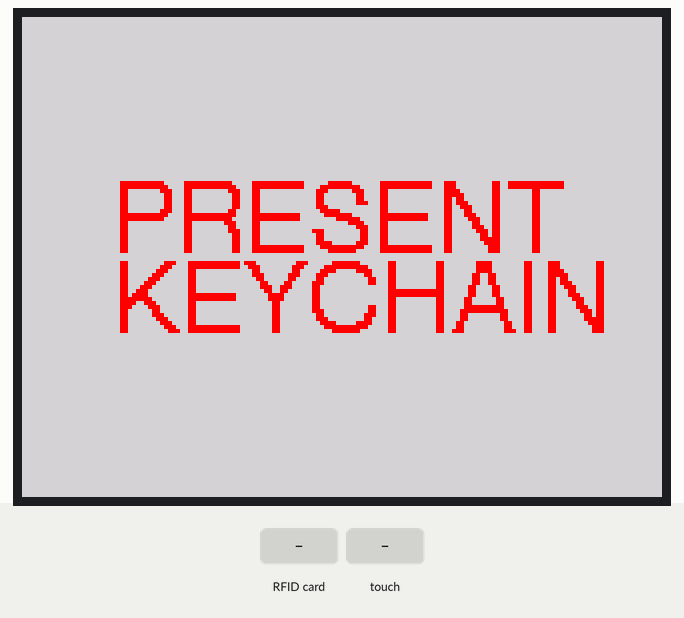
Recording of a sketch running on a simulated ESP32. Shown: 320×240 colour display. The inputs (shaded band) are chosen by the test bench. Storage starts empty; what the sketch prints to the serial monitor is not drawn.

Above: at 1.5 s.
1.6 s: RFID card 33 D9 8E 36 held to the reader
At 2.1 s:
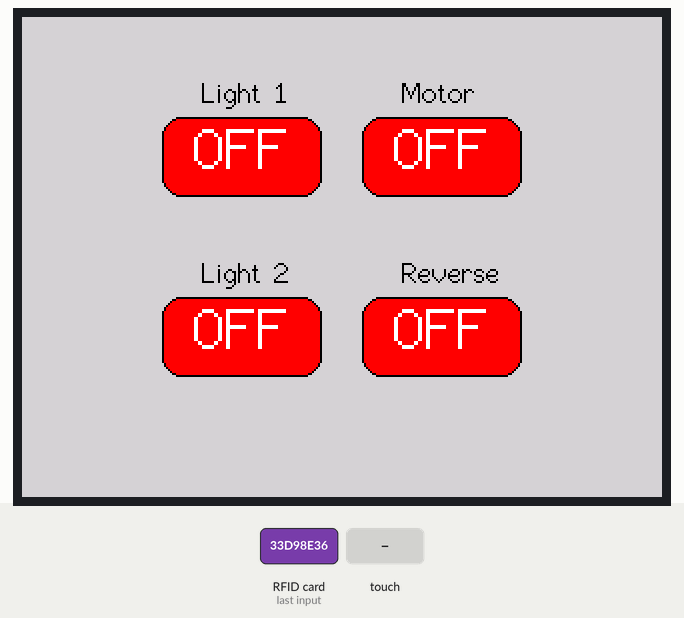
3.2 s: screen touched at 38 % across, 30 % down
At 4.3 s:
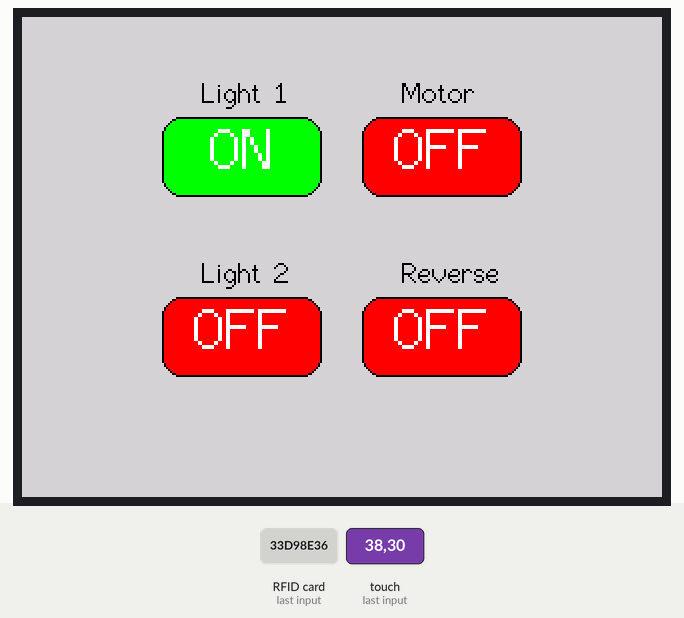
4.7 s: screen touched at 62 % across, 30 % down
At 5.8 s:
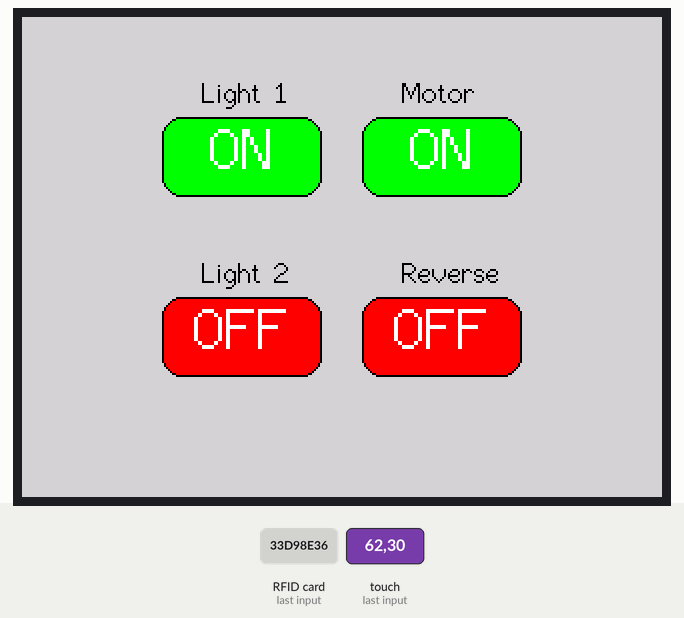
6.2 s: screen touched at 62 % across, 70 % down
At 7.4 s:
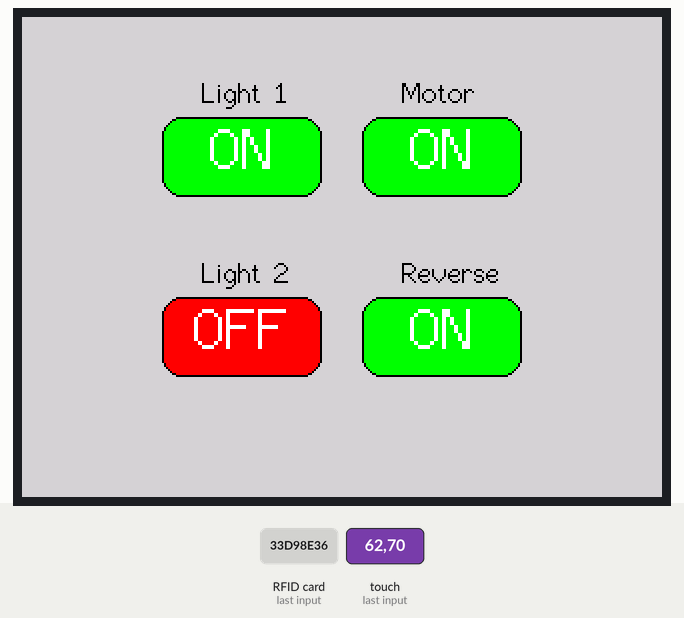
Timing chart, 0 to 8.7 s (numbered marks = the images above; inputs shaded):
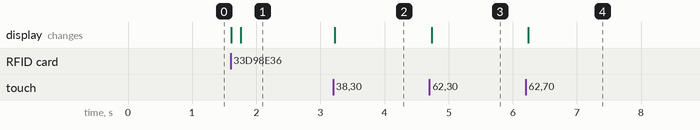

The sketch:

esp32_sender.ino
```cpp
#include <esp_now.h>
#include <WiFi.h>
#include <SPI.h>
#include <TFT_eSPI.h>
#include <FS.h>
#include <MFRC522v2.h>
#include <MFRC522DriverSPI.h>
#include <MFRC522DriverPinSimple.h>

// This is the file name used to store the calibration data
// You can change this to create new calibration files.
// The SPIFFS file name must start with "/".
#define CALIBRATION_FILE "/TouchCalData1"

// Set REPEAT_CAL to true instead of false to run calibration
// Repeat calibration if you change the screen rotation.
#define REPEAT_CAL false

// MUST CHANGE: MAC address of receivers ------------------------------------------------------------------------------------------------------------
uint8_t broadcastAddressOne[] = {0x00, 0x4b, 0x12, 0x3c, 0x31, 0xc8};
uint8_t broadcastAddressTwo[] = {0x00, 0x4b, 0x12, 0x3a, 0xbb, 0x50};

// MUST CHANGE: RFID Card UID -------------------------------------------------------------------------------------------------------------------------
const byte allowedUid[] = {0x33, 0xD9, 0x8E, 0x36};

// Present RFID key to unlock remote
bool RFID_LOCKED = true;
bool lockScreenDrawn = false;

// RFID
MFRC522DriverPinSimple ss_pin(22);
MFRC522DriverSPI driver{ss_pin};
MFRC522 mfrc522{driver};

// ESP-NOW
typedef struct struct_message
{
  bool status = false; // false = off, true = on
  String objectName = "N/A";
} struct_message;

esp_now_peer_info_t peerInfo;

// TFT
TFT_eSPI tft = TFT_eSPI();

struct ComponentButton
{
  TFT_eSPI_Button btn;
  int16_t x, y, w, h;
  uint16_t outline, fill, textcolor;
  char* label;
  uint8_t textsize;
  char* displayName;
  uint8_t* receiverMac;
  struct_message data; // optional parameter, as it will be generated
};

ComponentButton lightOneButton = {TFT_eSPI_Button(), 110, 70, 80, 40, TFT_BLACK, TFT_RED, TFT_WHITE, "OFF", 2, "Light 1",  broadcastAddressOne};
ComponentButton lightTwoButton = {TFT_eSPI_Button(), 110, 160, 80, 40, TFT_BLACK, TFT_RED, TFT_WHITE, "OFF", 2, "Light 2", broadcastAddressTwo};
ComponentButton motorButton = {TFT_eSPI_Button(), 210, 70, 80, 40, TFT_BLACK, TFT_RED, TFT_WHITE, "OFF", 2, "Motor", broadcastAddressTwo};
ComponentButton motorDirectionButton = {TFT_eSPI_Button(), 210, 160, 80, 40, TFT_BLACK, TFT_RED, TFT_WHITE, "OFF", 2, "Reverse", broadcastAddressTwo};

static bool wasPressed = false;
bool drawnUI = false;

void setup() {
  Serial.begin(115200);
  while (!Serial);

  // RFID
  mfrc522.PCD_Init();

  // ESP-NOW
  WiFi.mode(WIFI_STA);

  if (esp_now_init() != ESP_OK)
  {
    Serial.println("Error initializing ESP-NOW");
    return;
  }

  esp_now_register_send_cb(esp_now_send_cb_t(OnDataSent));

  peerInfo.channel = 0;
  peerInfo.encrypt = false;

    // Peer 1
  memcpy(peerInfo.peer_addr, broadcastAddressOne, 6);
  if (esp_now_add_peer(&peerInfo) != ESP_OK)
  {
    Serial.println("Failed to add peer");
    return;
  }

    // Peer 2
  memcpy(peerInfo.peer_addr, broadcastAddressTwo, 6);
  if (esp_now_add_peer(&peerInfo) != ESP_OK)
  {
    Serial.println("Failed to add peer");
    return;
  }

  // TFT
  tft.init();
  tft.setRotation(3);
  touch_calibrate();
  tft.fillScreen(TFT_LIGHTGREY);
}

void loop()
{
  if (RFID_LOCKED)
  {
    if (!lockScreenDrawn)
      drawLockScreen();

    if (!mfrc522.PICC_IsNewCardPresent())
      return;

    if (!mfrc522.PICC_ReadCardSerial())
      return;

    if (mfrc522.uid.size != 4) return;
    for (byte i=0;i<4;i++)
    {
      if (mfrc522.uid.uidByte[i] != allowedUid[i])
        return;
    }

    RFID_LOCKED = false;
    tft.fillScreen(TFT_LIGHTGREY);

    // deselects MFRC522
    pinMode(22, OUTPUT);
    digitalWrite(22, HIGH);
  }
  else
  {
    if (!drawnUI)
    {
      ComponentDrawButton(lightOneButton);
      ComponentDrawButton(lightTwoButton);
      ComponentDrawButton(motorButton);
      ComponentDrawButton(motorDirectionButton);
      drawnUI = true;
    }
    uint16_t tx = 0, ty = 0; // To store the touch coordinates

    bool pressed = tft.getTouch(&tx, &ty);

    if (pressed && !wasPressed)
    {
      if (lightOneButton.btn.contains(tx, ty))
        ComponentUpdateButton(lightOneButton);

      if (lightTwoButton.btn.contains(tx, ty))
        ComponentUpdateButton(lightTwoButton);

      if (motorButton.btn.contains(tx, ty))
        ComponentUpdateButton(motorButton);

      if (motorDirectionButton.btn.contains(tx, ty))
        ComponentUpdateButton(motorDirectionButton);
    }
    wasPressed = pressed;
  }

  delay(50);
}

// callback when data is sent
void OnDataSent(const uint8_t *mac_addr, esp_now_send_status_t status)
{
  char macStr[18];
  Serial.print("Packet from: ");
  // Copies the sender mac address to a string
  snprintf(macStr, sizeof(macStr), "%02x:%02x:%02x:%02x:%02x:%02x",
           mac_addr[0], mac_addr[1], mac_addr[2], mac_addr[3], mac_addr[4], mac_addr[5]);
  Serial.print(macStr);
  Serial.print(" send status:\t");
  Serial.println(status == ESP_NOW_SEND_SUCCESS ? "Delivery Success" : "Delivery Fail");
}

void drawLockScreen()
{
    tft.fillScreen(TFT_LIGHTGREY);
    tft.setTextColor(TFT_RED, TFT_RED);
    tft.setTextFont(4);
    tft.setTextSize(2);

    tft.setCursor(tft.width()/7, tft.height()/3);
    tft.print("PRESENT");
    tft.setCursor(tft.width()/7, tft.height()/2);
    tft.print("KEYCHAIN");
    lockScreenDrawn = true;
}

void ComponentDrawButton(ComponentButton &b)
{
  tft.setTextColor(TFT_BLACK, TFT_LIGHTGREY);
  tft.setTextFont(2);
  tft.setTextSize(1);

  tft.setCursor(b.x - (b.w/4), b.y - b.h);
  tft.print(b.displayName);
  tft.setTextColor(TFT_WHITE, TFT_BLACK);

  b.btn.initButton(&tft, b.x, b.y, b.w, b.h, b.outline, b.fill, b.textcolor, b.label, b.textsize);
  b.btn.drawButton();

  b.data.objectName = String(b.displayName);
}

void ComponentUpdateButton(ComponentButton &b)
{
  if (b.data.status)
  {
    b.btn.initButton(&tft, b.x, b.y, b.w, b.h, b.outline, TFT_RED, b.textcolor, "OFF", b.textsize);
    b.data.status = false;
  }
  else
  {
    b.btn.initButton(&tft, b.x, b.y, b.w, b.h, b.outline, TFT_GREEN, b.textcolor, "ON", b.textsize);
    b.data.status = true;
  }

  esp_now_send(b.receiverMac, (uint8_t *) &b.data, sizeof(b.data));
  Serial.println("----------------------------------------------------");
  Serial.print(b.displayName);
  Serial.println(" data sent.");

  b.btn.drawButton();
}

void touch_calibrate()
{
  uint16_t calData[5];
  uint8_t calDataOK = 0;

  // check file system exists
  if (!SPIFFS.begin()) {
    Serial.println("formatting file system");
    SPIFFS.format();
    SPIFFS.begin();
  }

  // check if calibration file exists and size is correct
  if (SPIFFS.exists(CALIBRATION_FILE))
  {
    if (REPEAT_CAL)
      SPIFFS.remove(CALIBRATION_FILE);
    else
    {
      fs::File f = SPIFFS.open(CALIBRATION_FILE, "r");
      if (f)
      {
        if (f.readBytes((char *)calData, 14) == 14)
          calDataOK = 1;
        f.close();
      }
    }
  }

  if (calDataOK && !REPEAT_CAL)
    tft.setTouch(calData); // calibration data valid
  else
  {
    // data not valid so recalibrate
    tft.fillScreen(TFT_BLACK);
    tft.setCursor(20, 0);
    tft.setTextFont(2);
    tft.setTextSize(1);
    tft.setTextColor(TFT_WHITE, TFT_BLACK);

    tft.println("Touch corners as indicated");

    tft.setTextFont(1);
    tft.println();

    if (REPEAT_CAL)
    {
      tft.setTextColor(TFT_RED, TFT_BLACK);
      tft.println("Set REPEAT_CAL to false to stop this running again!");
    }

    tft.calibrateTouch(calData, TFT_MAGENTA, TFT_BLACK, 15);

    tft.setTextColor(TFT_GREEN, TFT_BLACK);
    tft.println("Calibration complete!");

    // store data
    fs::File f = SPIFFS.open(CALIBRATION_FILE, "w");
    if (f)
    {
      f.write((const unsigned char *)calData, 14);
      f.close();
    }
  }
}
```

Measured:
- after the input at 1.6 s, the display: first changes at once (image 1 shows a later state)
- after the input at 3.2 s, the display: changes at once (image 2)
- after the input at 4.7 s, the display: changes at once (image 3)
- after the input at 6.2 s, the display: changes at once (image 4)
